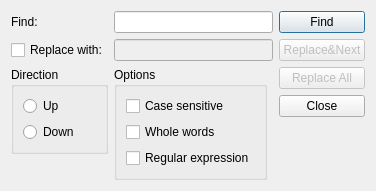
<?xml version="1.0" encoding="UTF-8"?>
<ui version="4.0">
 <class>SearchAndReplace</class>
 <widget class="QDialog" name="SearchAndReplace">
  <property name="geometry">
   <rect>
    <x>0</x>
    <y>0</y>
    <width>370</width>
    <height>166</height>
   </rect>
  </property>
  <property name="windowTitle">
   <string>Find and Replace</string>
  </property>
  <layout class="QGridLayout" name="gridLayout_3">
   <item row="0" column="0">
    <widget class="QLabel" name="label">
     <property name="text">
      <string>Find:</string>
     </property>
    </widget>
   </item>
   <item row="1" column="0">
    <widget class="QCheckBox" name="checkReplace">
     <property name="text">
      <string>Replace with:</string>
     </property>
    </widget>
   </item>
   <item row="2" column="1">
    <widget class="QGroupBox" name="groupBox_2">
     <property name="title">
      <string>Options</string>
     </property>
     <layout class="QGridLayout" name="gridLayout_2">
      <item row="0" column="0">
       <widget class="QCheckBox" name="checkCs">
        <property name="text">
         <string>Case sensitive</string>
        </property>
       </widget>
      </item>
      <item row="1" column="0">
       <widget class="QCheckBox" name="checkWhole">
        <property name="text">
         <string>Whole words</string>
        </property>
       </widget>
      </item>
      <item row="2" column="0">
       <widget class="QCheckBox" name="checkRegexp">
        <property name="text">
         <string>Regular expression</string>
        </property>
       </widget>
      </item>
     </layout>
    </widget>
   </item>
   <item row="0" column="3" rowspan="3">
    <layout class="QVBoxLayout" name="verticalLayout">
     <item>
      <widget class="QPushButton" name="pushFind">
       <property name="text">
        <string>Find</string>
       </property>
      </widget>
     </item>
     <item>
      <widget class="QPushButton" name="pushReplaceAndNext">
       <property name="enabled">
        <bool>false</bool>
       </property>
       <property name="text">
        <string extracomment="Th sign &quot;&amp;&amp;&quot; means &quot;&amp;&quot; (&quot;AND&quot;). So the button name means &quot;Replace the found text and search again&quot;">Replace&amp;&amp;Next</string>
       </property>
      </widget>
     </item>
     <item>
      <widget class="QPushButton" name="pushReplaceAll">
       <property name="enabled">
        <bool>false</bool>
       </property>
       <property name="text">
        <string>Replace All</string>
       </property>
      </widget>
     </item>
     <item>
      <widget class="QPushButton" name="pushClose">
       <property name="text">
        <string>Close</string>
       </property>
      </widget>
     </item>
     <item>
      <spacer name="verticalSpacer">
       <property name="orientation">
        <enum>Qt::Vertical</enum>
       </property>
       <property name="sizeHint" stdset="0">
        <size>
         <width>20</width>
         <height>0</height>
        </size>
       </property>
      </spacer>
     </item>
    </layout>
   </item>
   <item row="2" column="0">
    <layout class="QVBoxLayout" name="verticalLayout_2">
     <item>
      <widget class="QGroupBox" name="groupBox">
       <property name="title">
        <string>Direction</string>
       </property>
       <layout class="QGridLayout" name="gridLayout">
        <item row="0" column="0">
         <widget class="QRadioButton" name="radioUp">
          <property name="text">
           <string>Up</string>
          </property>
         </widget>
        </item>
        <item row="1" column="0">
         <widget class="QRadioButton" name="radioDown">
          <property name="text">
           <string>Down</string>
          </property>
         </widget>
        </item>
       </layout>
      </widget>
     </item>
     <item>
      <spacer name="verticalSpacer_2">
       <property name="orientation">
        <enum>Qt::Vertical</enum>
       </property>
       <property name="sizeHint" stdset="0">
        <size>
         <width>20</width>
         <height>0</height>
        </size>
       </property>
      </spacer>
     </item>
    </layout>
   </item>
   <item row="2" column="2">
    <spacer name="horizontalSpacer">
     <property name="orientation">
      <enum>Qt::Horizontal</enum>
     </property>
     <property name="sizeHint" stdset="0">
      <size>
       <width>0</width>
       <height>20</height>
      </size>
     </property>
    </spacer>
   </item>
   <item row="1" column="1" colspan="2">
    <widget class="QLineEdit" name="lineReplace">
     <property name="enabled">
      <bool>false</bool>
     </property>
    </widget>
   </item>
   <item row="0" column="1" colspan="2">
    <widget class="QLineEdit" name="lineFind"/>
   </item>
  </layout>
 </widget>
 <tabstops>
  <tabstop>lineFind</tabstop>
  <tabstop>checkReplace</tabstop>
  <tabstop>lineReplace</tabstop>
  <tabstop>radioUp</tabstop>
  <tabstop>radioDown</tabstop>
  <tabstop>checkCs</tabstop>
  <tabstop>checkWhole</tabstop>
  <tabstop>checkRegexp</tabstop>
  <tabstop>pushFind</tabstop>
  <tabstop>pushReplaceAndNext</tabstop>
  <tabstop>pushReplaceAll</tabstop>
  <tabstop>pushClose</tabstop>
 </tabstops>
 <resources/>
 <connections>
  <connection>
   <sender>checkReplace</sender>
   <signal>toggled(bool)</signal>
   <receiver>lineReplace</receiver>
   <slot>setEnabled(bool)</slot>
   <hints>
    <hint type="sourcelabel">
     <x>83</x>
     <y>42</y>
    </hint>
    <hint type="destinationlabel">
     <x>174</x>
     <y>54</y>
    </hint>
   </hints>
  </connection>
  <connection>
   <sender>pushClose</sender>
   <signal>clicked()</signal>
   <receiver>SearchAndReplace</receiver>
   <slot>accept()</slot>
   <hints>
    <hint type="sourcelabel">
     <x>359</x>
     <y>119</y>
    </hint>
    <hint type="destinationlabel">
     <x>438</x>
     <y>50</y>
    </hint>
   </hints>
  </connection>
  <connection>
   <sender>pushFind</sender>
   <signal>clicked()</signal>
   <receiver>SearchAndReplace</receiver>
   <slot>find()</slot>
   <hints>
    <hint type="sourcelabel">
     <x>336</x>
     <y>15</y>
    </hint>
    <hint type="destinationlabel">
     <x>428</x>
     <y>21</y>
    </hint>
   </hints>
  </connection>
  <connection>
   <sender>checkReplace</sender>
   <signal>toggled(bool)</signal>
   <receiver>pushReplaceAndNext</receiver>
   <slot>setEnabled(bool)</slot>
   <hints>
    <hint type="sourcelabel">
     <x>53</x>
     <y>46</y>
    </hint>
    <hint type="destinationlabel">
     <x>319</x>
     <y>53</y>
    </hint>
   </hints>
  </connection>
  <connection>
   <sender>checkReplace</sender>
   <signal>toggled(bool)</signal>
   <receiver>pushReplaceAll</receiver>
   <slot>setEnabled(bool)</slot>
   <hints>
    <hint type="sourcelabel">
     <x>31</x>
     <y>41</y>
    </hint>
    <hint type="destinationlabel">
     <x>322</x>
     <y>83</y>
    </hint>
   </hints>
  </connection>
  <connection>
   <sender>pushReplaceAndNext</sender>
   <signal>clicked()</signal>
   <receiver>SearchAndReplace</receiver>
   <slot>replaceAndNext()</slot>
   <hints>
    <hint type="sourcelabel">
     <x>303</x>
     <y>50</y>
    </hint>
    <hint type="destinationlabel">
     <x>313</x>
     <y>250</y>
    </hint>
   </hints>
  </connection>
  <connection>
   <sender>pushReplaceAll</sender>
   <signal>clicked()</signal>
   <receiver>SearchAndReplace</receiver>
   <slot>slotReplaceAll()</slot>
   <hints>
    <hint type="sourcelabel">
     <x>330</x>
     <y>81</y>
    </hint>
    <hint type="destinationlabel">
     <x>337</x>
     <y>202</y>
    </hint>
   </hints>
  </connection>
  <connection>
   <sender>lineFind</sender>
   <signal>textChanged(QString)</signal>
   <receiver>SearchAndReplace</receiver>
   <slot>slotSearchChanged()</slot>
   <hints>
    <hint type="sourcelabel">
     <x>144</x>
     <y>19</y>
    </hint>
    <hint type="destinationlabel">
     <x>149</x>
     <y>214</y>
    </hint>
   </hints>
  </connection>
  <connection>
   <sender>checkReplace</sender>
   <signal>toggled(bool)</signal>
   <receiver>SearchAndReplace</receiver>
   <slot>slotSearchChanged()</slot>
   <hints>
    <hint type="sourcelabel">
     <x>70</x>
     <y>46</y>
    </hint>
    <hint type="destinationlabel">
     <x>76</x>
     <y>202</y>
    </hint>
   </hints>
  </connection>
  <connection>
   <sender>lineReplace</sender>
   <signal>textChanged(QString)</signal>
   <receiver>SearchAndReplace</receiver>
   <slot>slotSearchChanged()</slot>
   <hints>
    <hint type="sourcelabel">
     <x>228</x>
     <y>45</y>
    </hint>
    <hint type="destinationlabel">
     <x>229</x>
     <y>195</y>
    </hint>
   </hints>
  </connection>
  <connection>
   <sender>radioUp</sender>
   <signal>toggled(bool)</signal>
   <receiver>SearchAndReplace</receiver>
   <slot>slotSearchChanged()</slot>
   <hints>
    <hint type="sourcelabel">
     <x>43</x>
     <y>95</y>
    </hint>
    <hint type="destinationlabel">
     <x>43</x>
     <y>213</y>
    </hint>
   </hints>
  </connection>
  <connection>
   <sender>checkCs</sender>
   <signal>toggled(bool)</signal>
   <receiver>SearchAndReplace</receiver>
   <slot>slotSearchChanged()</slot>
   <hints>
    <hint type="sourcelabel">
     <x>181</x>
     <y>97</y>
    </hint>
    <hint type="destinationlabel">
     <x>178</x>
     <y>238</y>
    </hint>
   </hints>
  </connection>
  <connection>
   <sender>checkWhole</sender>
   <signal>toggled(bool)</signal>
   <receiver>SearchAndReplace</receiver>
   <slot>slotSearchChanged()</slot>
   <hints>
    <hint type="sourcelabel">
     <x>167</x>
     <y>109</y>
    </hint>
    <hint type="destinationlabel">
     <x>169</x>
     <y>189</y>
    </hint>
   </hints>
  </connection>
  <connection>
   <sender>checkRegexp</sender>
   <signal>toggled(bool)</signal>
   <receiver>SearchAndReplace</receiver>
   <slot>slotSearchChanged()</slot>
   <hints>
    <hint type="sourcelabel">
     <x>211</x>
     <y>138</y>
    </hint>
    <hint type="destinationlabel">
     <x>211</x>
     <y>197</y>
    </hint>
   </hints>
  </connection>
 </connections>
 <slots>
  <slot>find()</slot>
  <slot>replaceAndNext()</slot>
  <slot>slotReplaceAll()</slot>
  <slot>slotSearchChanged()</slot>
 </slots>
</ui>
